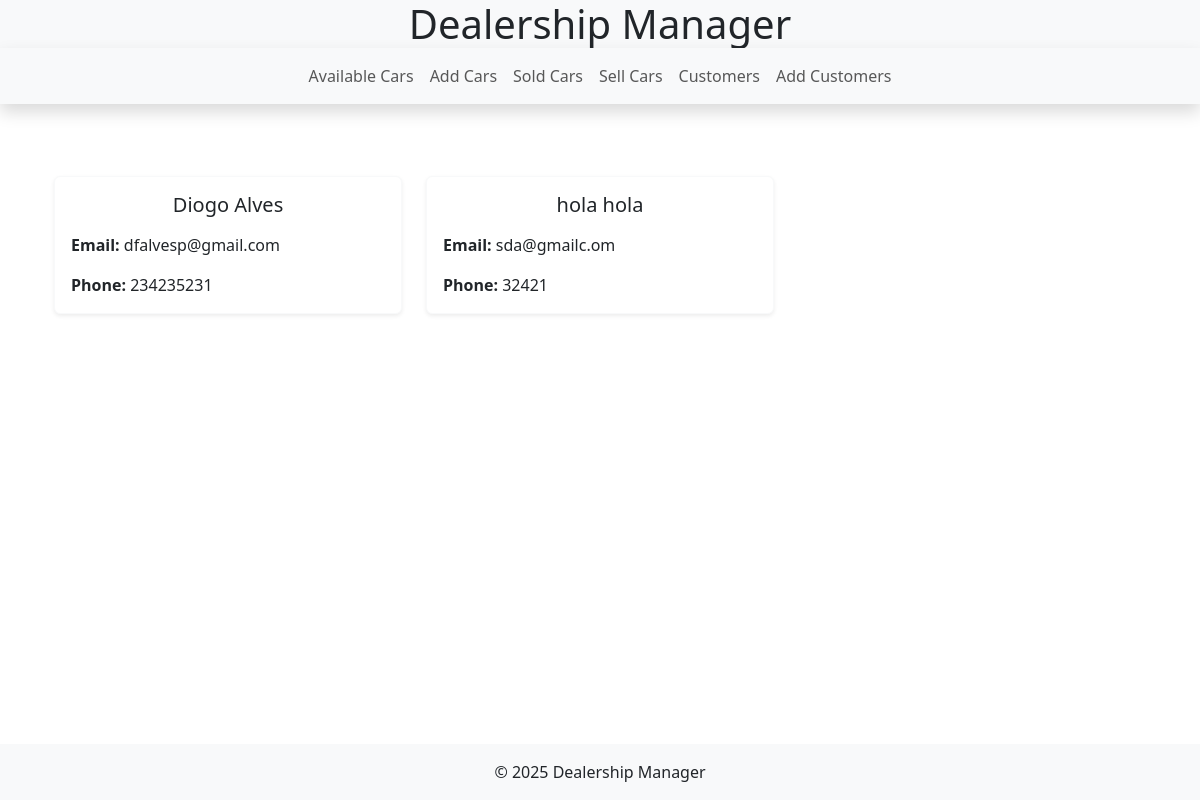
Before: /customers/ with the older database file.
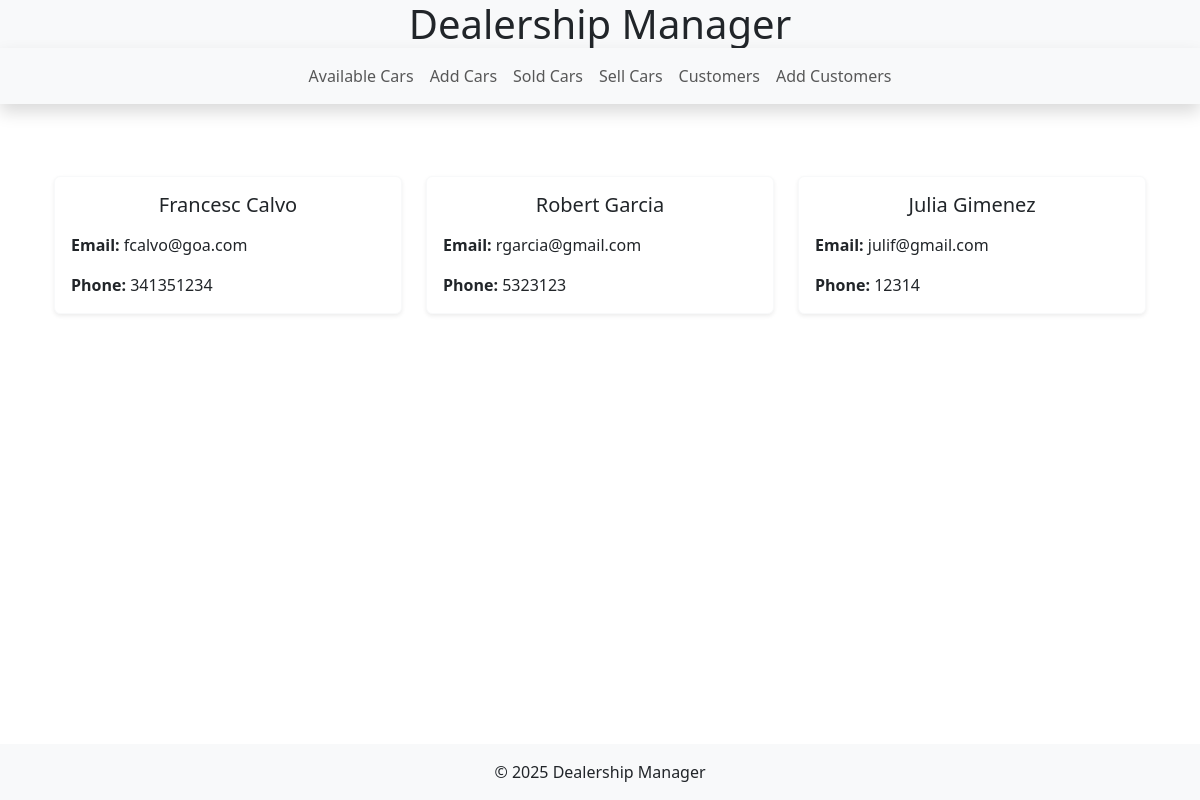
After: the same page with the newer database file.
### myapp/models.py (models this page shows, shortened)
class Customer(models.Model):
    first_name = models.CharField(max_length=100)
    last_name = models.CharField(max_length=100)
    email = models.EmailField(unique=True)
    phone = models.CharField(max_length=20, blank=True, null=True)

### myapp/views.py (the view)
# urls.py: path('customers/', customers, name='customers'),
def customers(request):
    customers = Customer.objects.all()
    return render(request, 'customers.html', {'customers': customers})

### myapp/templates/customers.html (shortened to what this page needs)
{% extends 'base.html' %}
{% block content %}
<div class="container py-5">
    <div class="row row-cols-1 row-cols-md-2 row-cols-lg-3 g-4">
        {% for customer in customers %}
            <div class="col">
                <div class="card shadow-sm border-light rounded h-100">
                    <div class="card-body">
                        <h5 class="card-title text-center mb-3">{{ customer.first_name }} {{ customer.last_name }}</h5>
                        <p class="card-text"><strong>Email:</strong> {{ customer.email }}</p>
                        <p class="card-text"><strong>Phone:</strong> {{ customer.phone }}</p>
                    </div>
                </div>
            </div>
        {% endfor %}
    </div>
</div>
{% endblock %}

Changed rows visible on the page:
removed Customer: first_name "Diogo", last_name "Alves", email "dfalvesp@gmail.com", phone "234235231"
removed Customer: first_name "hola", last_name "hola", email "sda@gmailc.om", phone "32421"
added Customer: first_name "Francesc", last_name "Calvo", email "fcalvo@goa.com", phone "341351234"
added Customer: first_name "Robert", last_name "Garcia", email "rgarcia@gmail.com", phone "5323123"
added Customer: first_name "Julia", last_name "Gimenez", email "julif@gmail.com", phone "12314"
